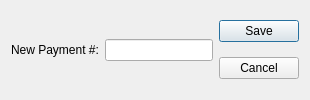
<?xml version="1.0" encoding="UTF-8"?>
<ui version="4.0">
 <comment>This file is part of the xTuple ERP: PostBooks Edition, a free and
open source Enterprise Resource Planning software suite,
Copyright (c) 1999-2019 by OpenMFG LLC, d/b/a xTuple.
It is licensed to you under the Common Public Attribution License
version 1.0, the full text of which (including xTuple-specific Exhibits)
is available at www.xtuple.com/CPAL.  By using this software, you agree
to be bound by its terms.</comment>
 <class>printChecksReviewEdit</class>
 <widget class="QDialog" name="printChecksReviewEdit">
  <property name="windowTitle">
   <string>Edit Payment Number</string>
  </property>
  <layout class="QHBoxLayout">
   <item>
    <widget class="QLabel" name="_label">
     <property name="text">
      <string>New Payment #:</string>
     </property>
    </widget>
   </item>
   <item>
    <widget class="QLineEdit" name="_number"/>
   </item>
   <item>
    <layout class="QVBoxLayout">
     <item>
      <widget class="QPushButton" name="_save">
       <property name="text">
        <string>Save</string>
       </property>
      </widget>
     </item>
     <item>
      <widget class="QPushButton" name="_close">
       <property name="text">
        <string>Cancel</string>
       </property>
      </widget>
     </item>
    </layout>
   </item>
  </layout>
 </widget>
 <layoutdefault spacing="6" margin="11"/>
 <customwidgets/>
 <tabstops>
  <tabstop>_number</tabstop>
  <tabstop>_save</tabstop>
 </tabstops>
 <resources/>
 <connections>
  <connection>
   <sender>_close</sender>
   <signal>clicked()</signal>
   <receiver>printChecksReviewEdit</receiver>
   <slot>close()</slot>
  </connection>
 </connections>
</ui>
